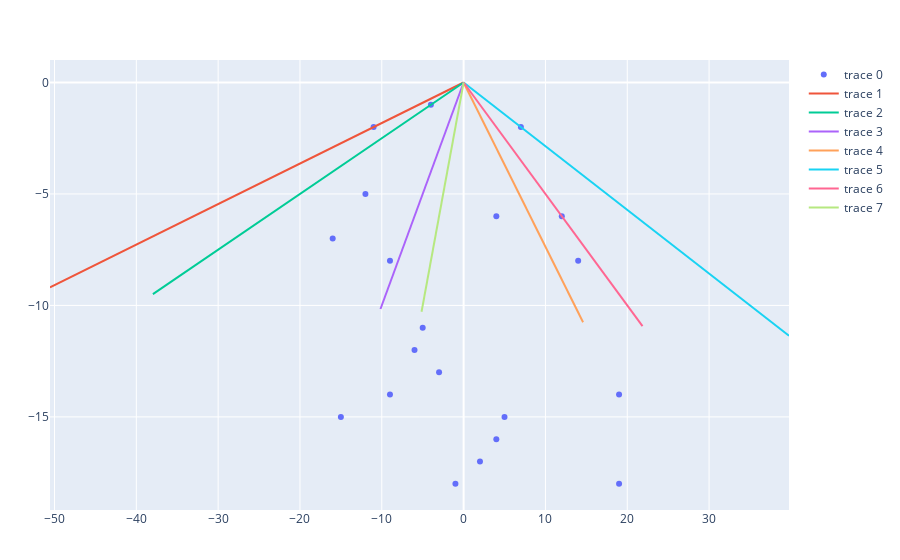

Notebook code cell kept with this figure:
### Code cell
FinalConicHull(m2)

### Figure 1 — Plotly figure (JSON) as saved in the notebook; plotly's stock layout.template omitted (floating-point values rounded to 4 significant figures)
{"data": [{"mode": "markers", "type": "scatter", "x": [-1, -6, -12, 19, -9, -11, -9, 12, -3, 7, -15, -16, 14, -4, 4, 4, 5, -5, 2, 19], "y": [-18, -12, -5, -18, -14, -2, -8, -6, -13, -2, -15, -7, -8, -1, -6, -16, -15, -11, -17, -14]}, {"mode": "lines", "type": "scatter", "x": [-50.55, 0], "y": [-9.191, 0]}, {"mode": "lines", "type": "scatter", "x": [-37.97, 0], "y": [-9.493, 0]}, {"mode": "lines", "type": "scatter", "x": [-10.16, 0], "y": [-10.16, 0]}, {"mode": "lines", "type": "scatter", "x": [14.6, 0], "y": [-10.76, 0]}, {"mode": "lines", "type": "scatter", "x": [39.77, 0], "y": [-11.36, 0]}, {"mode": "lines", "type": "scatter", "x": [21.86, 0], "y": [-10.93, 0]}, {"mode": "lines", "type": "scatter", "x": [-5.141, 0], "y": [-10.28, 0]}], "layout": {"margin": {"b": 50, "l": 50, "r": 50, "t": 60}}}
